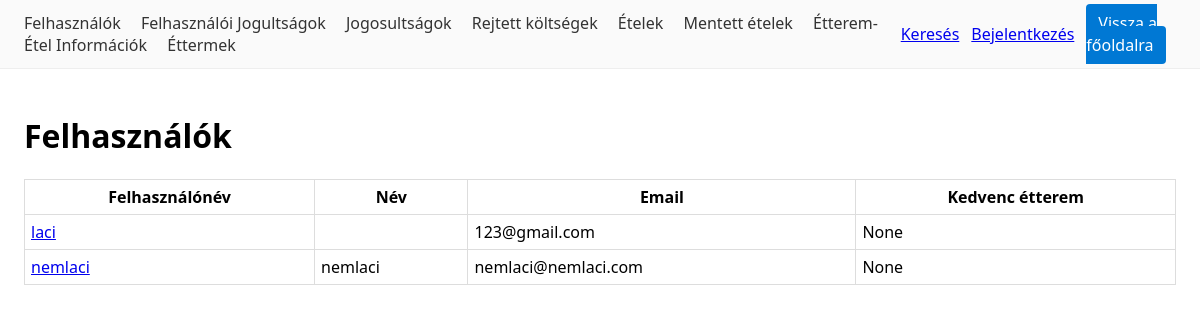
The page /felhasznalo/ on the database as committed earlier.
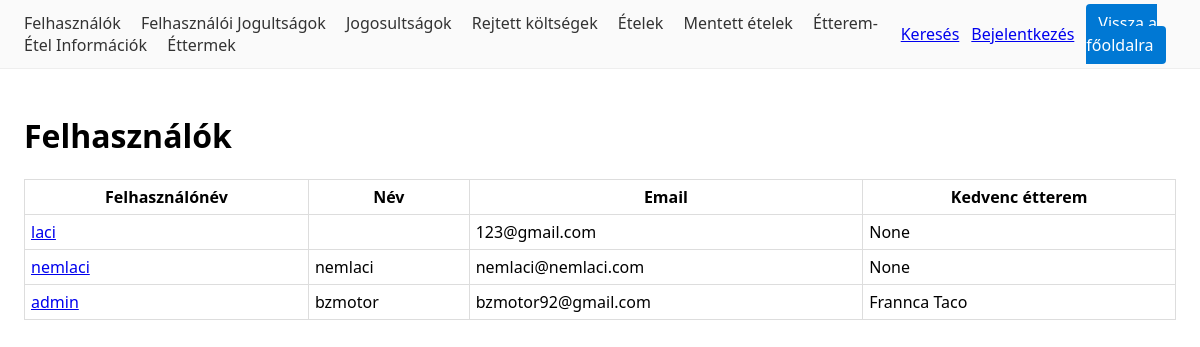
The same page on the database as committed later.
### users/models.py (models this page shows, shortened)
class Felhasznalo(AbstractUser):
    nev = models.CharField("Név", max_length=150, blank=True)
    kedvenc_etterem = models.ForeignKey(
        "catalog.Etterem", on_delete=models.SET_NULL,
        null=True, blank=True, related_name="kedvelok",
        verbose_name="Kedvenc étterem",
    )
    class Meta:
        verbose_name = "Felhasználó"
        verbose_name_plural = "Felhasználók"

### catalog/models.py (models this page shows, shortened)
class Etterem(models.Model):
    nev = models.CharField(max_length=150)
    cim = models.CharField(max_length=250, blank=True)
    platform = models.CharField(max_length=20, choices=PLATFORMOK, default="egyeb")
    platform_logo_url = models.URLField(blank=True)
    platform_url = models.URLField(blank=True)
    def __str__(self):
        return self.nev

### users/views.py (the view)
# urls.py: path("felhasznalo/", views.FelhasznaloListView.as_view(), name="felhasznalo_list"),
class FelhasznaloListView(ListView):
	model = Felhasznalo
	template_name = "users/felhasznalo_list.html"

### templates/users/felhasznalo_list.html (shortened to what this page needs)
{% extends "_base.html" %}
{% block content %}
<h1>Felhasználók</h1>
<table>
  <tr>
    <th>Felhasználónév</th>
    <th>Név</th>
    <th>Email</th>
    <th>Kedvenc étterem</th>
  </tr>
  {% for o in object_list %}
    <tr>
      <td><a href="{% url 'users:felhasznalo_detail' o.pk %}">{{ o.username }}</a></td>
      <td>{{ o.nev }}</td>
      <td>{{ o.email }}</td>
      <td>{{ o.kedvenc_etterem }}</td>
    </tr>
  {% empty %}
    <tr>
      <td colspan="5">Nincs adat.</td>
    </tr>
  {% endfor %}
</table>
{% endblock %}

### templates/_base.html (shortened to what this page needs)
<!doctype html>
<html lang="hu">
<head>
  {% load static %}
</head>
<body>
  <div class="topbar">
    <div class="links">
      <a href="{% url 'users:felhasznalo_list' %}">Felhasználók</a>
      <a href="{% url 'users:felhjog_list' %}">Felhasználói Jogultságok</a>
      <a href="{% url 'users:jog_list' %}">Jogosultságok</a>
      <a href="{% url 'billing:koltseg_list' %}">Rejtett költségek</a>
      <a href="{% url 'catalog:etel_list' %}">Ételek</a>
      <a href="{% url 'compare:saved_foods' %}">Mentett ételek</a>
      <a href="{% url 'compare:info_list' %}">Étterem-Étel Információk</a>
      <a href="{% url 'catalog:etterem_list' %}">Éttermek</a>
    </div>
    <div style="display:flex;gap:12px;align-items:center">
      <a href="{% url 'catalog:kereses' %}">Keresés</a>
      {% if user.is_authenticated %}
        <a href="{% url 'logout' %}">Kijelentkezés</a>
      {% else %}
        <a href="{% url 'login' %}">Bejelentkezés</a>
      {% endif %}
      <div class="homebtn"><a href="{% url 'home' %}">Vissza a főoldalra</a></div>
    </div>
  </div>
  <div class="container">
    {% block content %}{% endblock %}
  </div>
</body>
</html>

### templates/_base.html (style rules this page uses)
body { font-family:system-ui,Segoe UI,Arial;margin:0 }
.topbar { display:flex;align-items:center;justify-content:space-between;padding:12px 24px;background:#fafafa;border-bottom:1px solid #eee }
.topbar .links a { margin-right:16px;color:#333;text-decoration:none }
.topbar .homebtn a { background:#0078d4;color:white;padding:8px 12px;border-radius:4px;text-decoration:none }
.container { padding:24px }
table { border-collapse:collapse;width:100% }
th,td { border:1px solid #ddd;padding:6px }

Rows that differ between the two databases and show on the page:
added Felhasznalo: username "admin", nev "bzmotor", email "bzmotor92@gmail.com", kedvenc_etterem "Frannca Taco"
